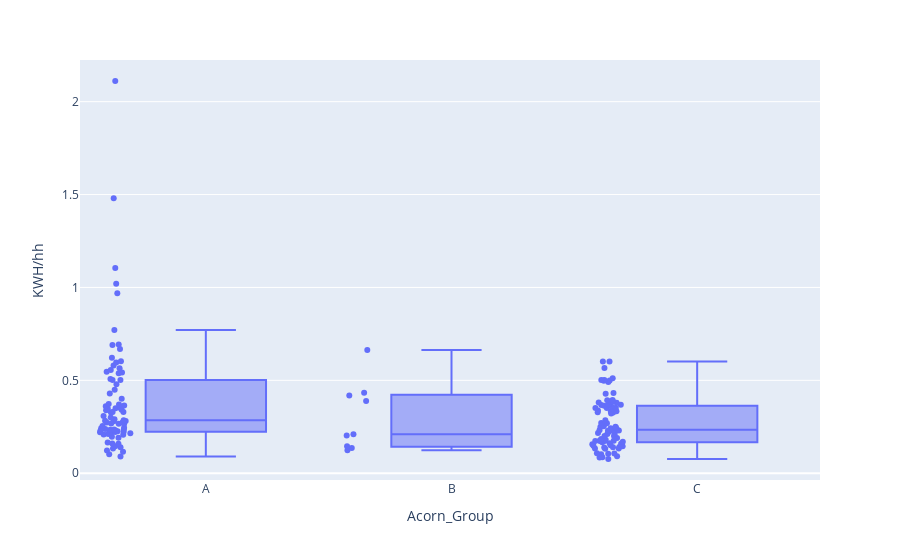

The notebook cell this image was saved under:
### Code cell
import plotly.express as px
fig = px.box(cat1, x="Acorn_Group", y="KWH/hh", points='all')
fig.show()

### Figure 1 — Plotly figure (JSON) as saved in the notebook; plotly's stock layout.template omitted (floating-point values rounded to 4 significant figures; data arrays with more than 128 entries replaced by an {"elided": "..."} marker saying what was removed)
{"data": [{"alignmentgroup": "True", "boxpoints": "all", "hovertemplate": "Acorn_Group=%{x}<br>KWH/hh=%{y}<extra></extra>", "legendgroup": "", "marker": {"color": "#636efa"}, "name": "", "notched": false, "offsetgroup": "", "orientation": "v", "showlegend": false, "type": "box", "x": {"elided": "172 str values"}, "x0": " ", "xaxis": "x", "y": {"elided": "172 float values"}, "y0": " ", "yaxis": "y"}], "layout": {"boxmode": "group", "legend": {"tracegroupgap": 0}, "margin": {"t": 60}, "xaxis": {"anchor": "y", "domain": [0, 1], "title": {"text": "Acorn_Group"}}, "yaxis": {"anchor": "x", "domain": [0, 1], "title": {"text": "KWH/hh"}}}}
